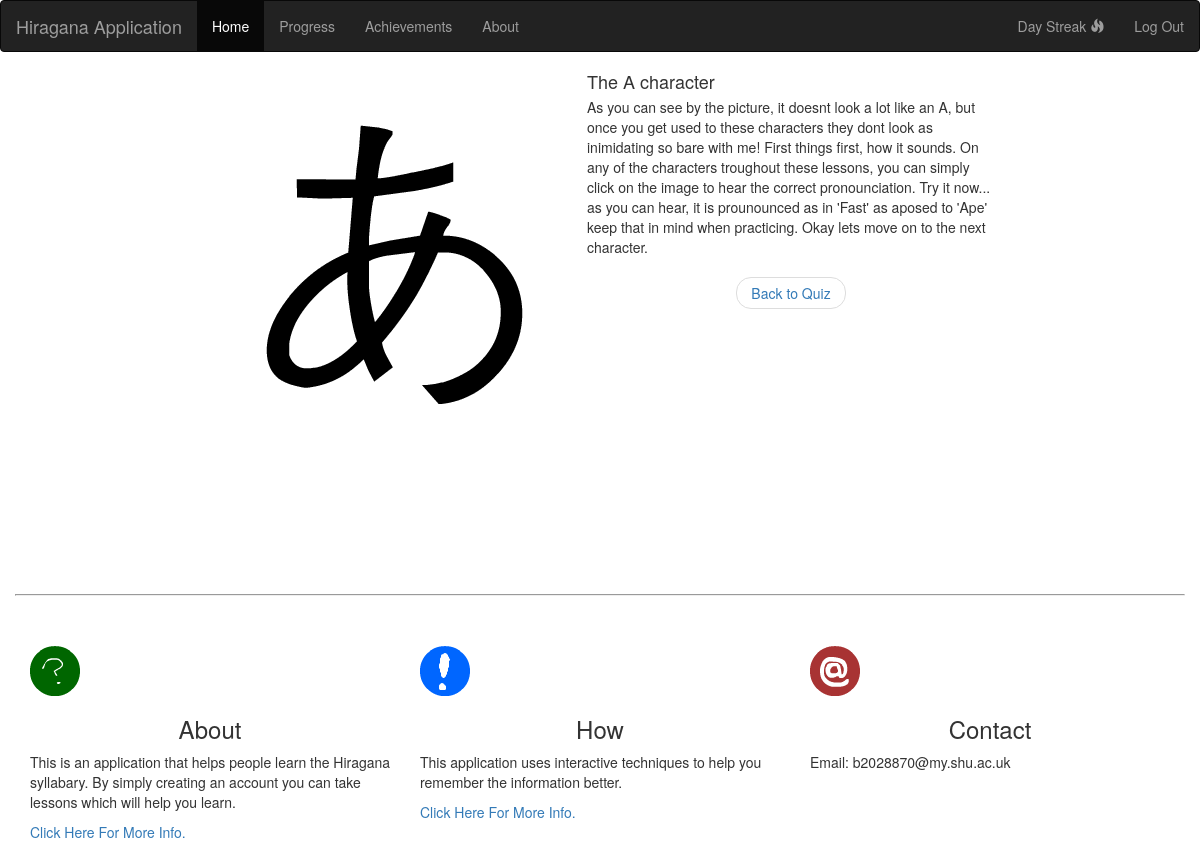
The app's page /reminder.php?hID=1 with its own data.
### tables this page shows
CREATE TABLE IF NOT EXISTS `hiragana` (
  `hiraganaID` int(11) NOT NULL AUTO_INCREMENT,
  `level` int(11) NOT NULL,
  `english` varchar(3) NOT NULL,
  `image` varchar(255) NOT NULL,
  `audio` varchar(255) NOT NULL,
  PRIMARY KEY (`hiraganaID`)
);

CREATE TABLE IF NOT EXISTS `content` (
  `contentID` int(11) NOT NULL AUTO_INCREMENT,
  `lessonID` int(11) NOT NULL,
  `hiraganaID` int(11) NOT NULL,
  `title` varchar(50) NOT NULL,
  `description` varchar(1000) NOT NULL,
  PRIMARY KEY (`contentID`)
);

### selectThisContent.php (called while the page is built, shortened)
<?php
require_once "SQLconnect.php";
if ($connection) {
    $result = mysqli_query($connection, "select * from content where hiraganaID = '" . $hiraganaID . "'");
}

### reminder.php (the view, shortened to what this page needs)
<?php
$hiraganaID = $_GET['hID'];
require_once "header.php";
require_once "selectThisContent.php";
    $contRow = mysqli_fetch_assoc($result);
    $title = $contRow['title'];
    $desc = $contRow['description'];
    $getHiragana = mysqli_query($connection, "select * from hiragana where hiraganaID = '" . $hiraganaID . "'");
$row = mysqli_fetch_assoc($getHiragana);
$english = $row['english'];
$image = $row['image'];
?>
<div class="body">
    <div class="lessonContent">
        <div class="row">
            <div class="col-md-2"></div>
            <div class="col-md-8">
                <div class="media">
                    <?php
                    if ($image <> null) {
                        ?>
                        <div class="media-left media-middle">
                            <a href="#">
                                <img id='image' class="media-object" src="<?php echo $image; ?>" alt="<?php echo $english; ?>">
                            </a>
                        </div>
                        <?php
                    }
                    ?>
                    <div class="media-body">
                        <h4 class="media-heading"><?php echo $title; ?></h4>
                        <?php echo $desc; ?>
                        <nav><ul class="pager"><li><a href="quiz.php">Back to Quiz</a></li></ul></nav>
                    </div>
                </div>
            </div>
        </div>
    </div>
</div>
<?php
require_once "footer.php";
?>

### records on screen
hiragana: image (picture)
content: title "The A character", description "As you can see by the picture, it doesnt look a lot like an A, but once you get used to these characters they dont look as inimidating so bare with me! First things first, how it sounds. On any of the characters troughout these lessons, you can simply click on the image to hear the correct pronounciation. Try it now... as you can hear, it is prounounced as in 'Fast' as aposed to 'Ape' keep that in mind when practicing. Okay lets move on to the next character."
